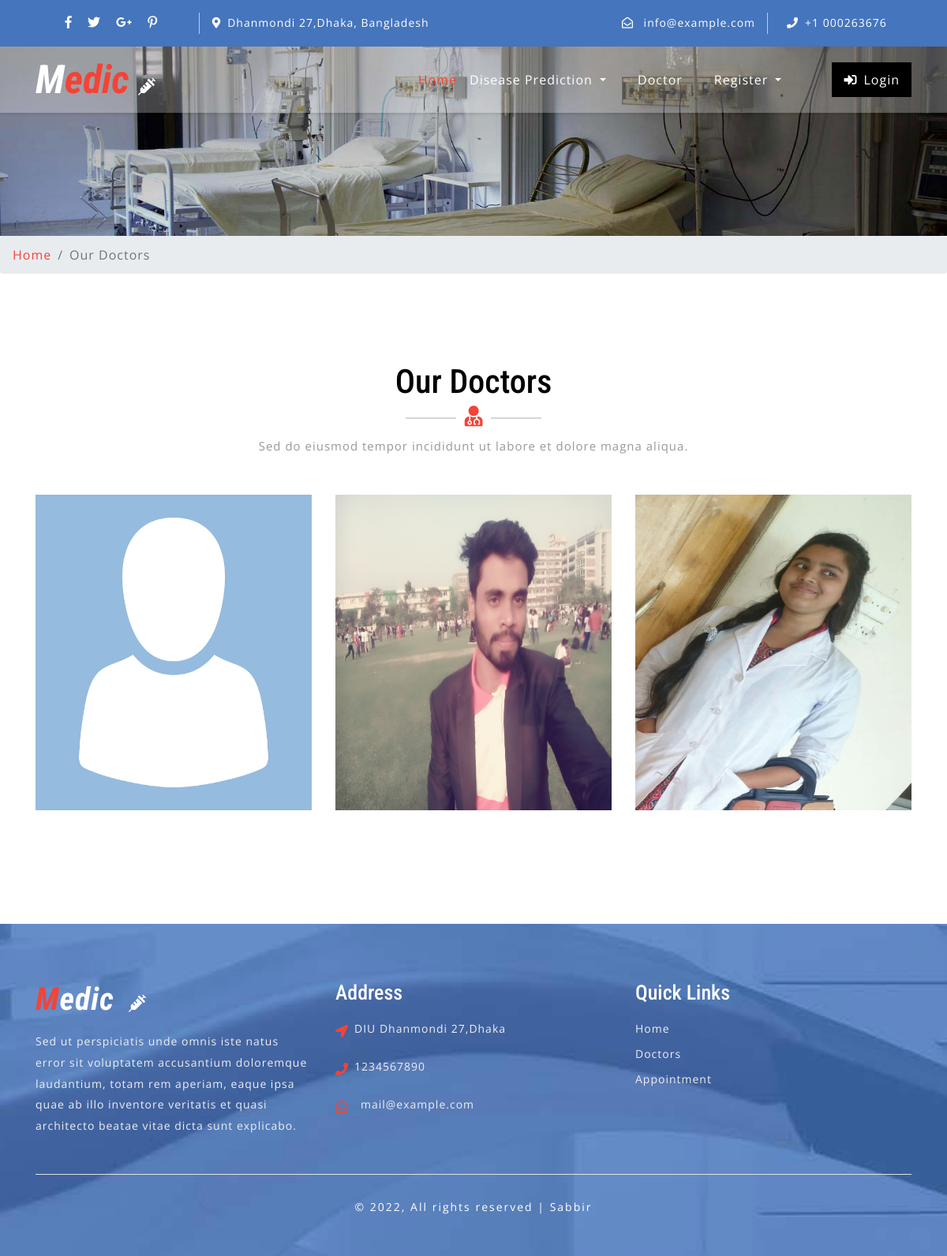
The app's page /appoinment/Doctor/ with its own data.
### appoinment/models.py (models this page shows, shortened)
class Appointment(models.Model):
    user = models.ForeignKey(User, on_delete=models.CASCADE)
    full_name = models.CharField(max_length=100)
    image = models.ImageField(null=True, blank=True,default='avatar.png', upload_to='avatars/')
    location = models.CharField(max_length=100)
    start_time = models.CharField(max_length=10)
    end_time = models.CharField(max_length=10)
    qualification_name = models.CharField(max_length=100)
    institute_name = models.CharField(max_length=100)
    hospital_name = models.CharField(max_length=100)
    department = models.CharField(choices=department, max_length=100)
    created_at = models.DateTimeField(default=timezone.now)

### appoinment/views.py (the view)
# urls.py: path('Doctor/', DoctorPageView.as_view(), name='doctor'),
class DoctorPageView(ListView):
    paginate_by = 9
    model = Appointment
    context_object_name = 'doctor'
    template_name = "doctor.html"
    def get_queryset(self):
        return self.model.objects.all().order_by('-id')

### appoinment/templates/doctor.html (shortened to what this page needs)
{% extends 'base.html' %}
{% load static %}
{% block content %}
	<div class="inner-banner-w3ls">
	</div>
	<div class="breadcrumb-agile">
		<div aria-label="breadcrumb">
			<ol class="breadcrumb">
				<li class="breadcrumb-item">
					<a href="/">Home</a>
				</li>
				<li class="breadcrumb-item active" aria-current="page">Our Doctors</li>
			</ol>
		</div>
	</div>
	<section class="team py-5">
		<div class="container py-xl-5 py-lg-3">
			<div class="w3ls-titles text-center mb-5">
				<h3 class="title">Our Doctors</h3>
				<span>
					<i class="fas fa-user-md"></i>
				</span>
				<p class="mt-2">Sed do eiusmod tempor incididunt ut labore et dolore magna aliqua.</p>
			</div>
			<div class="row inner-sec-w3layouts-agileinfo">
                {% for apt in doctor %}
				<div class="col-md-4 team-grids text-center mb-5">
					<img style="height: 400px; width: 400px;" src="{{ apt.image.url }}" class="img-fluid" alt="">
				</div>
				{% endfor %}
			</div>
		</div>
	</section>
{% endblock %}

### home/static/css/style.css (style rules this page uses)
body { padding: 0; margin: 0; background: #FFF; font-family: 'Open Sans', sans-serif; }
body a { transition: 0.5s all; -webkit-transition: 0.5s all; -moz-transition: 0.5s all; -o-transition: 0.5s all; -ms-transition: 0.5s all; text-decoration: none; }
h1, h2, h3, h4, h5, h6 { margin: 0; padding: 0; font-family: 'Roboto Condensed', sans-serif; }
p { margin: 0; padding: 0; font-family: 'Open Sans', sans-serif; font-size: 15px; letter-spacing: 1px; line-height: 1.9; color: #999; }
ul, ol { margin: 0; padding: 0; }
h3.title { color: #000; font-size: 42px; }
.w3ls-titles span { position: relative; }
.w3ls-titles span:before { content: " "; background: #d6d6d6; width: 64px; height: 2px; position: absolute; top: 9px; left: -75px; }
.w3ls-titles span:after { content: " "; background: #d6d6d6; width: 64px; height: 2px; position: absolute; top: 9px; right: -75px; }
.w3ls-titles i { color: #f44336; font-size: 26px; margin-top: 5px; }
.inner-banner-w3ls { background: url(../images/banner3.jpg) no-repeat center; background-size: cover; -webkit-background-size: cover; -moz-background-size: cover; -o-background-size: cover; -moz-background-size: cover; height: 20vw; }
.breadcrumb li a { color: #f44336; }
.breadcrumb li { letter-spacing: 1px; color: #000; }
.team-grids { position: relative; overflow: hidden; }

### records on screen
Appointment: image (placeholder picture)
Appointment: image (picture)
Appointment: image (picture)
